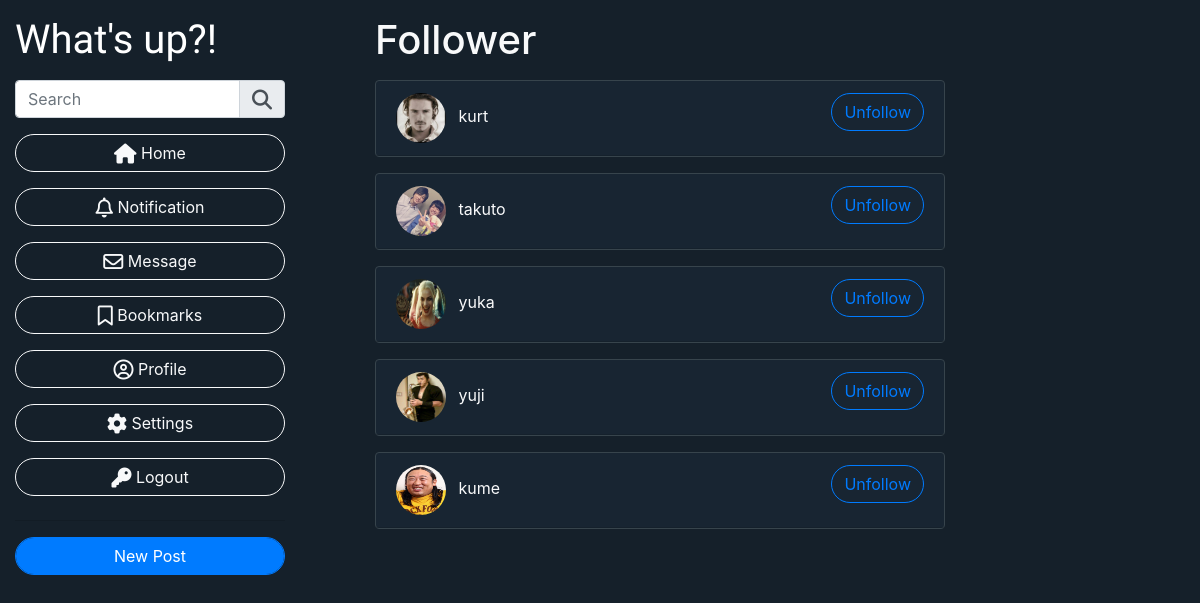
Screenshot of /my_follower_list.php (signed in) with the database file from the repository.
### tables this page shows
CREATE TABLE `follow` (
  `follow_id` int(11) NOT NULL,
  `user_id` int(11) NOT NULL,
  `followed_user_id` int(11) NOT NULL
);

CREATE TABLE `users` (
  `user_id` int(11) NOT NULL,
  `username` varchar(100) NOT NULL,
  `icon` varchar(100) DEFAULT NULL,
  `bio` varchar(100) DEFAULT NULL,
  `location` varchar(100) DEFAULT NULL,
  `login_id` int(11) NOT NULL
);

### classes/Connection.php (called while the page is built, shortened)
<?php
    class Connection{
        private $servername = 'localhost';
        private $username = 'root';
        private $password = 'root';
        private $db_name = 'SNS';
        public function __construct()
        {
            $this->conn = new mysqli($this->servername,$this->username,$this->password,$this->db_name);
            if($this->conn->connect_error){
                die('error connecting to database'.$this->conn->connect_error);
            }else{
                return $this->conn;
            }
        }
    }
?>

### classes/SNS.php (called while the page is built, shortened)
<?php
    include 'Connection.php';
    class SNS extends Connection{
        function validateUserRelationship($user_id,$random_user_id){
            $sql = "SELECT * FROM follow WHERE user_id='$user_id' AND followed_user_id='$random_user_id'";
            $result = $this->conn->query($sql);
            if($result->num_rows==1){
                return "unfollow";
            }else{
                if($user_id == $random_user_id){
                    return FALSE;
                }else{
                    return "follow";
                }
            }
        }
        function displayFollower($id){
            $sql = "SELECT * FROM follow INNER JOIN users ON follow.user_id = users.user_id WHERE follow.followed_user_id = '$id' AND follow.user_id != follow.followed_user_id";
            $result = $this->conn->query($sql);
            if($result->num_rows>0){
                $row = array();
                while($rows = $result->fetch_assoc()){
                    $row[] = $rows;
                }
                return $row;
            }else{
                return FALSE;
            }
        }
    }
?>

### my_follower_list.php (the view, shortened to what this page needs)
<!doctype html>
<html lang="en">
    <head>
        <link rel="stylesheet" href="https://stackpath.bootstrapcdn.com/bootstrap/4.3.1/css/bootstrap.min.css">
  </head>
    <body style="background-color: rgb(21, 32, 42);">
        <div class="container-fluid mt-3">
            <div class="row">
                <?php include 'user_menu.php'; ?>
                <div class="follower_list col-lg-6">
                <h1 class="text-light">Follower</h1>
                    <?php
                        $follower_list = $SNS->displayFollower($current_login_id);
                        foreach($follower_list as $row):
                    ?>
                        <div class="card mt-3" style="background-color: rgb(25, 39, 52); border-color: rgb(55, 68, 76);">
                            <div class="card-header">
                                <div class="float-left">
                                    <a href="others_profile.php?user_id=<?php echo $row['user_id'] ?>" class="user_icon">
                                        <img src="uploads/<?php echo $row['icon'] ?>" alt="" class="rounded-circle mr-2" style="width: 50px; height: 50px;">
                                    </a>
                                    <a href="others_profile.php?user_id=<?php echo $row['user_id'] ?>" class="text-light">
                                        <?php echo $row['username'] ?>
                                    </a>
                                </div>
                                <?php
                                    $random_user_id = $row['user_id'];
                                    $rs = $SNS->validateUserRelationship($_SESSION['login_id'],$random_user_id);
                                    if($rs == 'follow'){
                                ?>  <div class="float-right">
                                        <form action="action.php" method="post">
                                            <input type="hidden" name="followed_user_id" value="<?php echo $row['user_id'] ?>">
                                            <input type="hidden" name="user_id" value="<?php echo $_SESSION['login_id'] ?>">
                                            <button type="submit" name="follow_in_myfollower_list" class="btn btn-outline-primary" style="border-radius: 25px;">Follow</button>
                                        </form>
                                    </div>
                                <?php }else{ ?>
                                    <div class="float-right">
                                        <form action="action.php" method="post">
                                            <button type="submit" name="unfollow_in_myfollower_list" class="btn btn-outline-primary" style="border-radius: 25px;">Unfollow</button>
                                        </form>
                                    </div>
                                <?php } ?>
                            </div>
                        </div>
                    <?php endforeach ?>
                </div>
            </div>
        </div>
    </body>
</html>

### my_follower_list.php (style rules this page uses)
.follower_list { position: relative; left: 360px; }

### rows the page displays
follow: user.icon (picture), user.username "kurt"
follow: user.icon (picture), user.username "takuto"
follow: user.icon (picture), user.username "yuka"
follow: user.icon (picture), user.username "yuji"
follow: user.icon (picture), user.username "kume"
